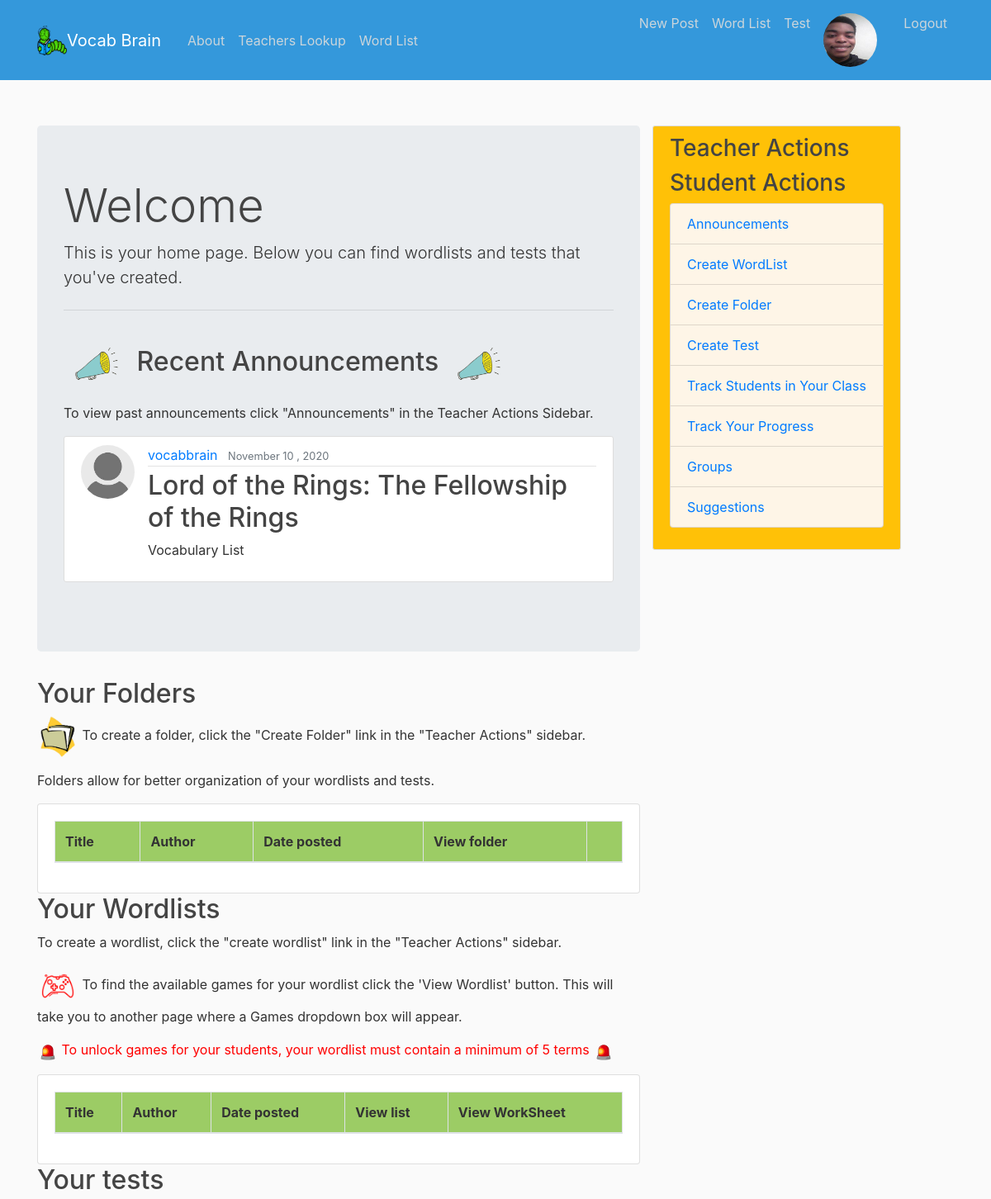
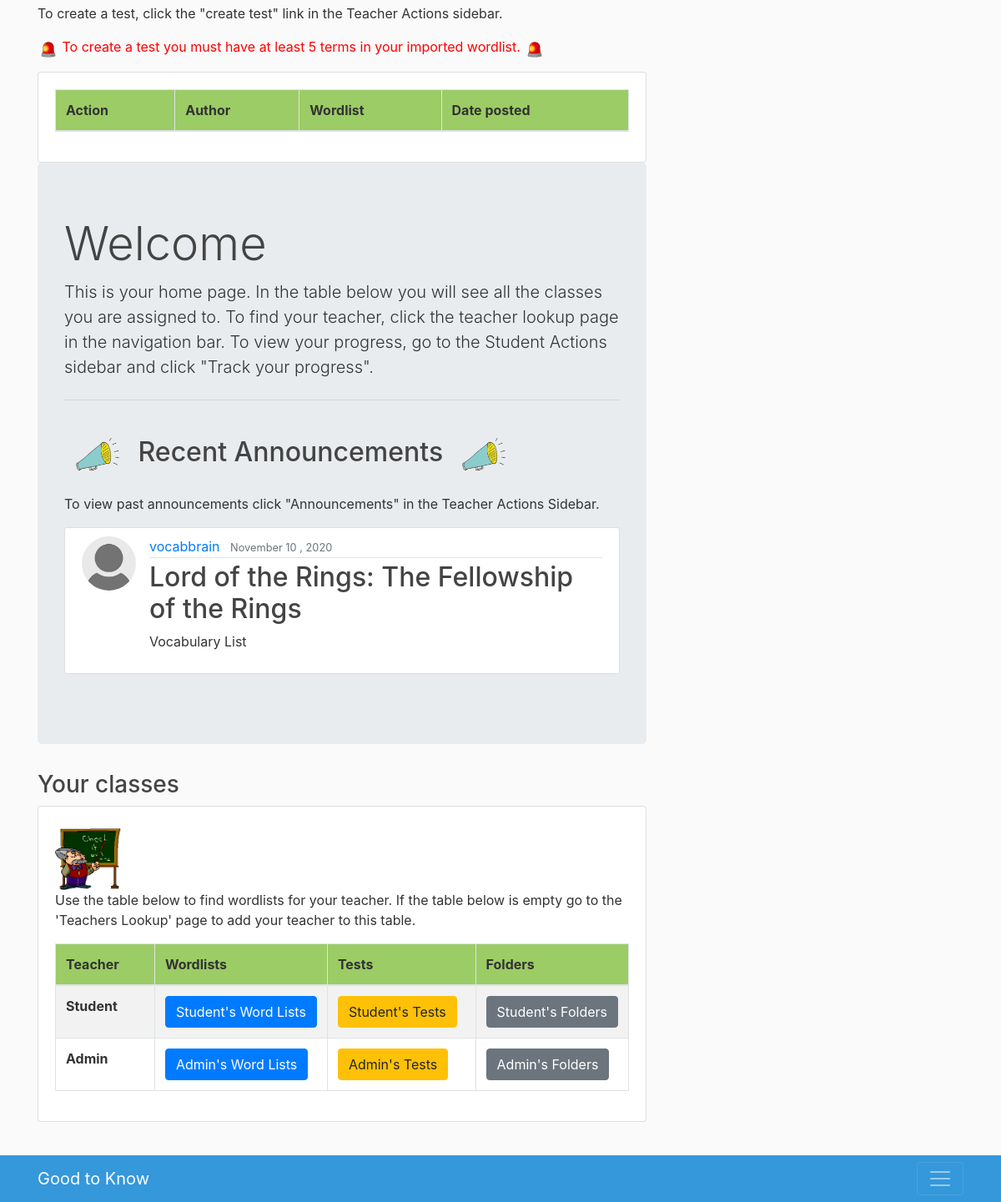
The app's page /home/ (signed in) with its own data (2 pictures, top to bottom).
### users/models.py (models this page shows, shortened)
class Profile(models.Model):
    user = models.OneToOneField(User, on_delete=models.CASCADE)
    image = models.ImageField(default='default.jpeg', upload_to='profile_pics')

### blog/models.py (models this page shows, shortened)
class Post(models.Model):
    title = models.CharField(max_length=100)
    content = models.TextField()
    date_posted = models.DateTimeField(default=timezone.now)
    author = models.ForeignKey(User, on_delete=models.CASCADE)

### blog/views.py (the view)
# urls.py: path('home/', views.home, name='blog-home'),
@login_required
def home(request):
    users = request.user.groups.all()
    folder = Folder.objects.filter(author=request.user)
    posts = Post.objects.order_by('-date_posted')[0:1]
    wordlist = WordList.objects.filter(author=request.user)
    test = Test.objects.filter(author=request.user)
    context = {
        'lists': wordlist, 'tests': test, 'posts': posts, 'users': users, 'folders': folder
    }
    return render(request, 'blog/home.html', context)

### blog/templates/blog/home.html (shortened to what this page needs)
{% extends "blog/base.html" %}
{% block content%}
{% load auth_extras %}
{% load static %}
{% if user.is_authenticated %}
    {% for group in user.groups.all %}
        {% if group.name == 'Teacher' %}
    <div class="jumbotron">
  <h1 class="display-4">Welcome</h1>
  <p class="lead">This is your home page. Below you can find wordlists and tests that you've created.</p>
  <hr class="my-4">
  <h2>
<img src="{% static "img/announcements2.gif" %}" alt="" width="80" height="80" viewBox="0 0 612 612">
Recent Announcements
<img src="{% static "img/announcements2.gif" %}" alt="" width="80" height="80" viewBox="0 0 612 612">
</h2>
<p> To view past announcements click "Announcements" in the Teacher Actions Sidebar.</p>
{% for post in posts %}
        <article class="media content-section">
  <img class = "rounded-circle article-img" src="{{post.author.profile.image.url }}">
  <div class="media-body">
    <div class="article-metadata">
      <a class="mr-2" href="{% url 'user-posts' post.author.username %}">{{ post.author }}</a>
      <small class="text-muted">{{ post.date_posted|date:"F d , Y" }}</small>
    </div>
    <h2><a class="article-title" href="{% url 'post-detail' post.id %}">{{ post.title }}</a></h2>
    <p class="article-content">{{ post.content }}</p>
  </div>
</article>
</div>
{% endfor %}
<h2>Your Folders</h2>
<p> <img src="{% static "img/folder.gif" %}" alt="" width="50" height="50" viewBox="0 0 612 612">
 To create a folder, click the "Create Folder" link in the "Teacher Actions" sidebar.</p>
 <p>Folders allow for better organization of your wordlists and tests.</p>
  <div class = "row">
<div class = "col-md">
<div class = "card card-body">
    <table class = "table table-striped table-bordered mydatatable" width="100%">
    <thead>
        <tr style="background-color:#9CCC65 ">
            <th >Title</th>
            <th>Author</th>
             <th>Date posted</th>
             <th>View folder</th>
             <th> </th>
        </tr>
    </thead>
    </table>
    </div>
  </div>
</div>
<h2>Your Wordlists</h2>
<p> To create a wordlist, click the "create wordlist" link in the "Teacher Actions" sidebar.</p>
<p> <img src="{% static "img/joystick.gif" %}" alt="" width="50" height="50" viewBox="0 0 612 612">
 To find the available games for your wordlist click the 'View Wordlist' button. This will take you to another page where a Games dropdown box will appear.</p>
<p style="color:red">
<img src="{% static "img/alert.gif" %}" alt="" width="25" height="25" viewBox="0 0 612 612">
To unlock games for your students, your wordlist must contain a minimum of 5 terms
<img src="{% static "img/alert.gif" %}" alt="" width="25" height="25" viewBox="0 0 612 612">
</p>
   <div class = "row">
<div class = "col-md">
<div class = "card card-body">
    <table class = "table table-striped table-bordered mydatatable" width="100%">
    <thead>
        <tr style="background-color:#9CCC65 ">
            <th >Title</th>
            <th>Author</th>
             <th>Date posted</th>
             <th>View list</th>
             <th>View WorkSheet</th>
        </tr>
    </thead>
    </table>
    </div>
  </div>
</div>
<h2>Your tests</h2>
<p> To create a test, click the "create test" link in the Teacher Actions sidebar.</p>
<p style="color:red">
<img src="{% static "img/alert.gif" %}" alt="" width="25" height="25" viewBox="0 0 612 612">
  To create a test you must have at least 5 terms in your imported wordlist.
<img src="{% static "img/alert.gif" %}" alt="" width="25" height="25" viewBox="0 0 612 612">
</p>
<div class = "row">
<div class = "col-md">
<div class = "card card-body">
    <table class = "table table-striped table-bordered mydatatable" width="100%">
    <thead>
        <tr style="background-color:#9CCC65 ">
            <th >Action</th>
            <th>Author</th>
             <th>Wordlist</th>
             <th>Date posted</th>
        </tr>
    </thead>
    </table>
    </div>
  </div>
</div>
{% endif %}
{%  endfor %}
{% endif %}
{% if user.is_authenticated %}
    {% for group in user.groups.all %}
        {% if group.name == 'Student' %}
    <div class="jumbotron">
  <h1 class="display-4">Welcome</h1>
  <p class="lead">This is your home page. In the table below you will see all the classes you are assigned to. To find your teacher, click the teacher lookup page in the navigation bar. To view your progress, go to the Student Actions sidebar and click "Track your progress".
  </p>
  <hr class="my-4">
  <h2>
<img src="{% static "img/announcements2.gif" %}" alt="" width="80" height="80" viewBox="0 0 612 612">
Recent Announcements
<img src="{% static "img/announcements2.gif" %}" alt="" width="80" height="80" viewBox="0 0 612 612">
</h2>
<p> To view past announcements click "Announcements" in the Teacher Actions Sidebar.</p>
{% for post in posts %}
        <article class="media content-section">
  <img class = "rounded-circle article-img" src="{{post.author.profile.image.url }}">
  <div class="media-body">
    <div class="article-metadata">
      <a class="mr-2" href="{% url 'user-posts' post.author.username %}">{{ post.author }}</a>
      <small class="text-muted">{{ post.date_posted|date:"F d , Y" }}</small>
    </div>
    <h2><a class="article-title" href="{% url 'post-detail' post.id %}">{{ post.title }}</a></h2>
    <p class="article-content">{{ post.content }}</p>
  </div>
</article>
</div>
{% endfor %}
<h3> Your classes </h3>
<div class = "row">
<div class = "col-md">
<div class = "card card-body">
<img src="{% static "img/teacher.gif" %}" alt="" width="80" height="80" viewBox="0 0 612 612">
  <p> Use the table below to find wordlists for your teacher. If the table below is empty go to the 'Teachers Lookup' page to add your teacher to this table.</p>
    <table class = "table table-striped table-bordered mydatatable" width="100%">
    <thead>
        <tr style="background-color:#9CCC65 ">
            <th width="30%">Teacher</th>
            <th width ="30%">Wordlists</th>
            <th width ="30%">Tests</th>
            <th width ="30%">Folders</th>
        </tr>
    </thead>
    <tbody>
           {% for user in users|slice:"1:"  %}
       <tr>
            <th>
               {{ user}}
            </th>
            <th>  <button class = "btn btn-primary" onclick="window.location.href='{% url 'user-lists' user.name %}'"> {{user}}'s Word Lists </button> </th>
              <th>  <button class = "btn btn-warning" onclick="window.location.href='{% url 'user-tests' user.name %}'"> {{user}}'s Tests </button> </th>
            <th>  <button class = "btn btn-secondary" onclick="window.location.href='{% url 'user-folders' user.name %}'"> {{user}}'s Folders </button></th>
        </tr>
          {% endfor %}
      </tbody>
    </table>
    </div>
  </div>
</div>
{% endif %}
{%  endfor %}
{% endif %}
{% endblock content %}

### blog/templates/blog/base.html (shortened to what this page needs)
{% load static %}
<!DOCTYPE html>
<html>
<head>
    <link rel="stylesheet" href="https://maxcdn.bootstrapcdn.com/bootstrap/4.0.0/css/bootstrap.min.css">
<link rel="stylesheet" type="text/css" href="{% static 'blog/main.css'%}">
<link rel="stylesheet" type="text/css" href="https://cdn.datatables.net/v/bs4/dt-1.10.21/datatables.min.css"/>
</head>
<body>
    <header class="site-header">
  <nav class="navbar navbar-expand-md navbar-dark box-shadow fixed-top" style="background-color: #3498DB;">
    <div class="container">
      <img src="{% static "img/bookworm.png" %}" alt="" width="36" height="36" viewBox="0 0 612 612">
      <a class="navbar-brand mr-4" href="{% url 'blog-home' %}">Vocab Brain </a>
      <div class="collapse navbar-collapse" id="navbarToggle">
        <div class="navbar-nav mr-auto">
          <a class="nav-item nav-link" href="{% url 'blog-about' %}">About</a>
          {% if user.is_authenticated %}
                {% for group in user.groups.all %}
                      {% if group.name == 'Student' %}
          <a class="nav-item nav-link" href="{% url 'blog-teacher_lookup' %}">Teachers Lookup</a>
          <a class="nav-item nav-link" href="{% url 'blog-temp' %}">Word List</a>
          {% endif %}
          {%  endfor %}
          {% endif %}
        </div>
        <div class="navbar-nav">
          {% if user.is_authenticated %}
          {% if user.is_superuser %}
          <a class="nav-item nav-link" href="{% url 'post-create' %}">New Post</a>
          {% endif %}
            {% for group in user.groups.all %}
            {% if group.name == 'Teacher' %}
          <a class="nav-item nav-link" href="{% url 'blog-temp' %}">Word List</a>
          <a class="nav-item nav-link" href="{% url 'blog-temp2' %}">Test</a>
          {% endif %}
          {% endfor %}
          <a class="nav-item nav-link" href="{% url 'profile' %}">
            <img class="rounded-circle article-img" src="{{ request.user.profile.image.url }}" id="img">
          </a>
          <a class="nav-item nav-link" href="{% url 'logout' %}">Logout</a>
          {% else %}
          <a class="nav-item nav-link" href="{% url 'login' %}">Login</a>
          <a class="nav-item nav-link" href="{% url 'register' %}">Register</a>
          {% endif %}
        </div>
      </div>
    </div>
  </nav>
<br><br><br>
</header>
    <main role="main" class="container">
  <div class="row">
    <div class="col-md-8">
      {% block content %}{% endblock %}
    </div>
    <div class="col-md-0">
      <div class="content-section" div id= "sidebar" style="background-color: #FFC107;">
        {%block sidebar%}
        {% if user.is_authenticated %}
                {% for group in user.groups.all %}
                      {% if group.name == 'Teacher' %}
        <h3>Teacher Actions</h3>
           {% else %}
           {% if group.name == 'Student' %}
            <h3>Student Actions</h3>
             {% endif %}
          {% endif %}
          {% endfor %}
          {% endif %}
          <ul class="list-group" >
            <li class="list-group-item list-group-item-light" style="background-color: #FEF5E7;color: blue;"><a href="{% url 'blog-announce' %}" > Announcements</a></li>
            {% if user.is_authenticated %}
                {% for group in user.groups.all %}
                      {% if group.name == 'Teacher' %}
                      <li class="list-group-item list-group-item-light" style="background-color: #FEF5E7;color: blue;"><a href="{% url 'list-create' %}" >Create WordList</a></li>
                       <li class="list-group-item list-group-item-light" style="background-color: #FEF5E7;color: blue;"><a href="{% url 'folder-create' %}" >Create Folder</a></li>
                      <li class="list-group-item list-group-item-light" style="background-color: #FEF5E7;color: blue;"><a href="{% url 'test-create' %}" >Create Test</a></li>
                      <li class="list-group-item list-group-item-light" style="background-color: #FEF5E7;color: blue;"><a href="{% url 'blog-student_tracker' %}" >Track Students in Your Class</a></li>
                      {% endif %}
                      {% if group.name == 'Student' %}
                      <li class="list-group-item list-group-item-light" style="background-color: #FEF5E7;color: blue;"><a href="{% url 'blog-track_progress' %}" >Track Your Progress</a></li>
                      <li class="list-group-item list-group-item-light" style="background-color: #FEF5E7;color: blue;"><a href="{% url 'blog-groups' %}" >Groups</a></li>
                      {% endif %}
                          {% endfor %}
                            {% endif %}
            <li class="list-group-item list-group-item-light" style="background-color: #FEF5E7;color: blue;"><a href="{% url 'blog-suggest' %}" >Suggestions</a></li>
          </ul>
        {% endblock %}
      </div>
  </div>
  </div>
<br><br><br><br>
<div class="jumbotron-fluid">
  <div class="navbar fixed-bottom navbar-dark" style="background-color: #3498DB;">
    <div class="container d-flex justify-content-between">
      <a href="https://www.goodtoknow.com/Main_Page" class="navbar-brand d-flex align-items-center"> Good to Know
            </a>
      <button class="navbar-toggler" type="button" data-toggle="collapse" data-target="#navbarHeader" aria-controls="navbarHeader" aria-expanded="false" aria-label="Toggle navigation">
              <span class="navbar-toggler-icon"></span>
            </button>
    </div>
  </div>
</main>
</body>
</html>

### blog/static/blog/main.css (style rules this page uses)
body { background: #fafafa; color: #333333; margin-top: 5rem; }
h1, h2, h3, h4, h5, h6 { color: #444444; }
ul { margin: 0; }
.site-header .navbar-nav .nav-link { color: #cbd5db; }
.content-section { background: #ffffff; padding: 10px 20px; border: 1px solid #dddddd; border-radius: 3px; margin-bottom: 20px; }
.article-title { color: #444444; }
.article-content { white-space: pre-line; }
.article-img { height: 65px; width: 65px; margin-right: 16px; }
.article-metadata { padding-bottom: 1px; margin-bottom: 4px; border-bottom: 1px solid #e3e3e3 }

### records on screen
Post: author.profile.image (placeholder picture), author "vocabbrain", date_posted "November 10 , 2020", title "Lord of the Rings: The Fellowship of the Rings", content "Vocabulary List"

### other values on screen
{{ user }} "Student"
{{ user }} "Admin"
